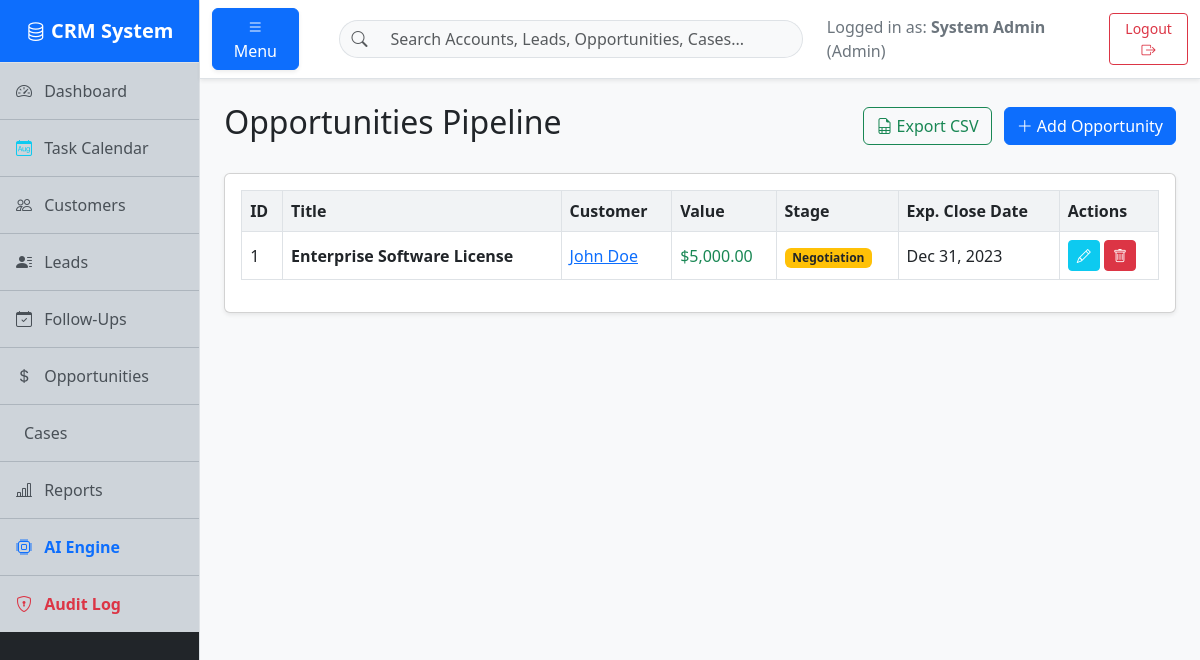
The app's page /pages/deals.php (signed in) with its own data.
### tables this page shows
CREATE TABLE IF NOT EXISTS Deals (
    id INT AUTO_INCREMENT PRIMARY KEY,
    customer_id INT NOT NULL,
    title VARCHAR(150) NOT NULL,
    value DECIMAL(10, 2) NOT NULL,
    stage ENUM('Prospect', 'Negotiation', 'Closed Won', 'Closed Lost') DEFAULT 'Prospect',
    expected_close_date DATE,
    created_at TIMESTAMP DEFAULT CURRENT_TIMESTAMP,
    FOREIGN KEY (customer_id) REFERENCES Customers(id) ON DELETE CASCADE
);

CREATE TABLE IF NOT EXISTS Customers (
    id INT AUTO_INCREMENT PRIMARY KEY,
    first_name VARCHAR(50) NOT NULL,
    last_name VARCHAR(50) NOT NULL,
    email VARCHAR(100) NOT NULL UNIQUE,
    phone VARCHAR(20) NOT NULL,
    address TEXT,
    created_at TIMESTAMP DEFAULT CURRENT_TIMESTAMP
);

### pages/deals.php (the view, shortened to what this page needs)
<?php
require '../config/db.php';
include '../includes/header.php';
$customer_id = $_GET['customer_id'] ?? 0;
try {
    if ($customer_id) {
        $stmt = $pdo->prepare("SELECT d.*, c.first_name, c.last_name FROM Deals d JOIN Customers c ON d.customer_id = c.id WHERE d.customer_id = ? ORDER BY d.created_at DESC");
        $stmt->execute([$customer_id]);
        $deals = $stmt->fetchAll();
    } else {
        $stmt = $pdo->query("SELECT d.*, c.first_name, c.last_name FROM Deals d JOIN Customers c ON d.customer_id = c.id ORDER BY d.created_at DESC");
        $deals = $stmt->fetchAll();
    }
} catch(PDOException $e) {
    echo "<div class='alert alert-danger'>Error: " . $e->getMessage() . "</div>";
    $deals = [];
}
?>
<div class="d-flex justify-content-between align-items-center mb-4">
    <h2>Opportunities Pipeline <?= $customer_id ? 'for Account #' . htmlspecialchars($customer_id) : '' ?></h2>
    <div>
        <a href="export.php?type=deals" class="btn btn-outline-success me-2"><i class="bi bi-file-earmark-spreadsheet"></i> Export CSV</a>
        <?php if($customer_id): ?>
            <a href="customers.php" class="btn btn-secondary me-2"><i class="bi bi-arrow-left"></i> Back to Accounts</a>
            <a href="deal_add.php?customer_id=<?= htmlspecialchars($customer_id) ?>" class="btn btn-primary"><i class="bi bi-plus-lg"></i> Add Opportunity</a>
        <?php else: ?>
            <a href="deal_add.php" class="btn btn-primary"><i class="bi bi-plus-lg"></i> Add Opportunity</a>
        <?php endif; ?>
    </div>
</div>
<div class="card shadow-sm mb-4">
    <div class="card-body">
        <div class="table-responsive">
            <table class="table table-bordered table-hover align-middle">
                <thead>
                    <tr>
                        <th>ID</th>
                        <th>Title</th>
                        <th>Customer</th>
                        <th>Value</th>
                        <th>Stage</th>
                        <th>Exp. Close Date</th>
                        <th>Actions</th>
                    </tr>
                </thead>
                <tbody>
                    <?php if ($deals): ?>
                        <?php foreach($deals as $d): ?>
                        <tr>
                            <td><?= $d['id'] ?></td>
                            <td class="fw-bold"><?= htmlspecialchars($d['title']) ?></td>
                            <td><a href="customers.php"><?= htmlspecialchars($d['first_name'] . ' ' . $d['last_name']) ?></a></td>
                            <td class="text-success">$<?= number_format($d['value'], 2) ?></td>
                            <td>
                                <?php
                                $badge = 'secondary';
                                if($d['stage'] == 'Negotiation') $badge = 'warning text-dark';
                                ?>
                                <span class="badge bg-<?= $badge ?>"><?= $d['stage'] ?></span>
                            </td>
                            <td><?= $d['expected_close_date'] ? date('M d, Y', strtotime($d['expected_close_date'])) : 'Unknown' ?></td>
                            <td>
                                <a href="deal_edit.php?id=<?= $d['id'] ?>" class="btn btn-sm btn-info text-white" title="Edit"><i class="bi bi-pencil"></i></a>
                                <?php if(isset($_SESSION['user_role']) && $_SESSION['user_role'] === 'Admin'): ?>
                                <a href="deal_delete.php?id=<?= $d['id'] ?>" class="btn btn-sm btn-danger" title="Delete" onclick="return confirm('Delete this deal?')"><i class="bi bi-trash"></i></a>
                                <?php endif; ?>
                            </td>
                        </tr>
                        <?php endforeach; ?>
                    <?php else: ?>
                        <tr><td colspan="7" class="text-center text-muted">No deals found.</td></tr>
                    <?php endif; ?>
                </tbody>
            </table>
        </div>
    </div>
</div>
<?php include '../includes/footer.php'; ?>

### css/style.css (style rules this page uses)
body { background-color: #f8f9fc; }
.table th { background-color: #f1f3f5; }

### records on screen
deals: id "1", title "Enterprise Software License", customer.last_name "John Doe", value "5,000.00", stage "Negotiation", expected_close_date "Dec 31, 2023"

### other values on screen
$_SESSION['user_name'] "System Admin"
$_SESSION['user_role'] "Admin"
